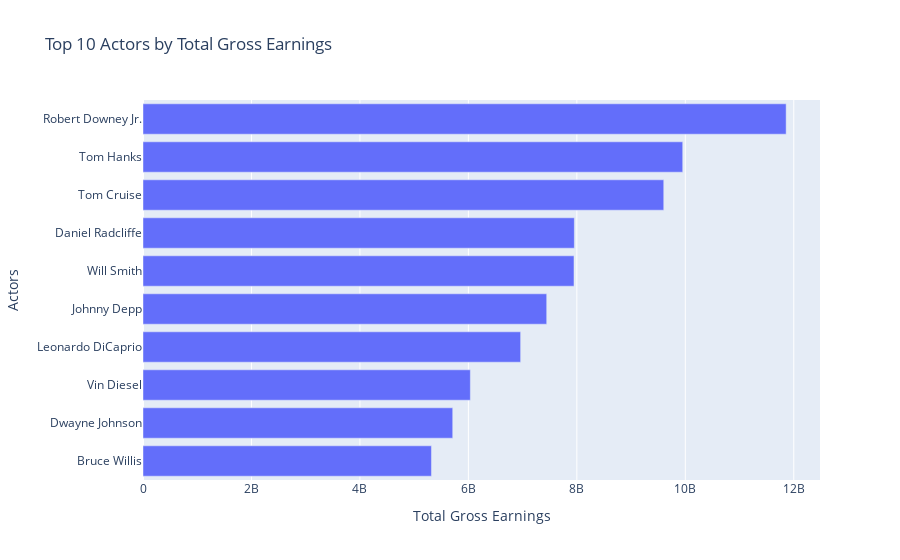

Notebook source saved alongside this figure:
### Code cell
fig = px.bar(star_revenue_bringer, 
             y='star', 
             x='gross',
             orientation='h',
             labels={"gross": "Total Gross Earnings", "star": "Actors"},
             title='Top 10 Actors by Total Gross Earnings')
fig.update_yaxes(categoryorder='total ascending')

### Figure 1 — Plotly figure (JSON) as saved in the notebook; plotly's stock layout.template omitted (floating-point values rounded to 4 significant figures)
{"data": [{"alignmentgroup": "True", "hovertemplate": "Total Gross Earnings=%{x}<br>Actors=%{y}<extra></extra>", "legendgroup": "", "marker": {"color": "#636efa", "pattern": {"shape": ""}}, "name": "", "offsetgroup": "", "orientation": "h", "showlegend": false, "textposition": "auto", "type": "bar", "x": [11859526234, 9952423823, 9602552559, 7954064886, 7947279234, 7444238998, 6963367648, 6036312568, 5711270624, 5318951036], "xaxis": "x", "y": ["Robert Downey Jr.", "Tom Hanks", "Tom Cruise", "Daniel Radcliffe", "Will Smith", "Johnny Depp", "Leonardo DiCaprio", "Vin Diesel", "Dwayne Johnson", "Bruce Willis"], "yaxis": "y"}], "layout": {"autosize": true, "barmode": "relative", "legend": {"tracegroupgap": 0}, "title": {"text": "Top 10 Actors by Total Gross Earnings"}, "xaxis": {"anchor": "y", "autorange": true, "domain": [0, 1], "range": [0, 12480000000.0], "title": {"text": "Total Gross Earnings"}, "type": "linear"}, "yaxis": {"anchor": "x", "autorange": true, "categoryorder": "total ascending", "domain": [0, 1], "range": [-0.5, 9.5], "title": {"text": "Actors"}, "type": "category"}}}
